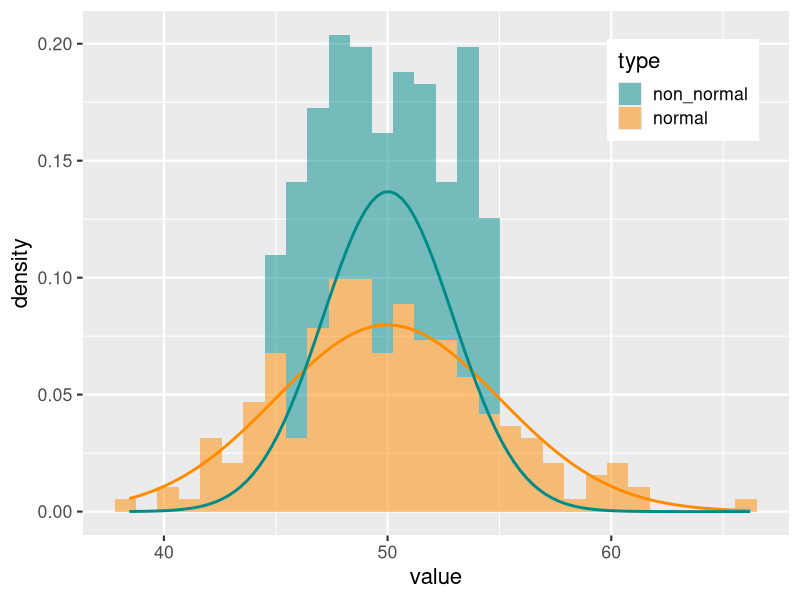
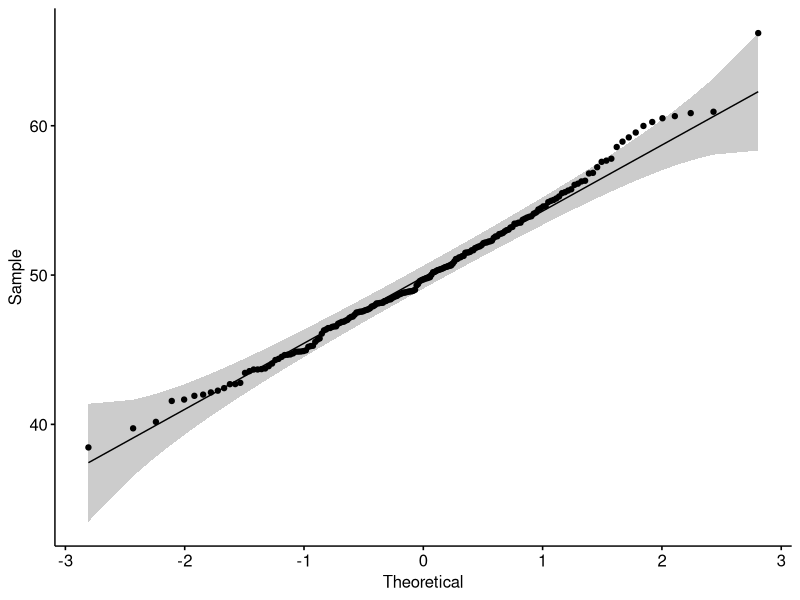
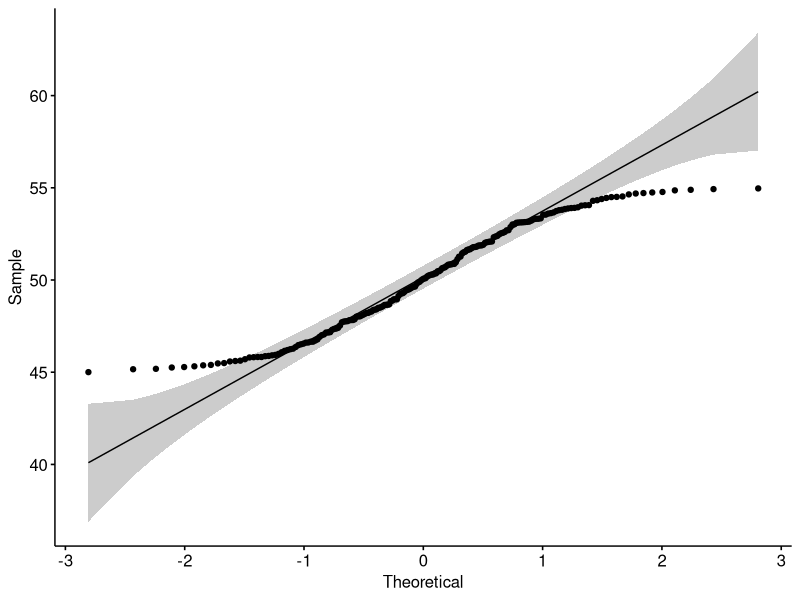
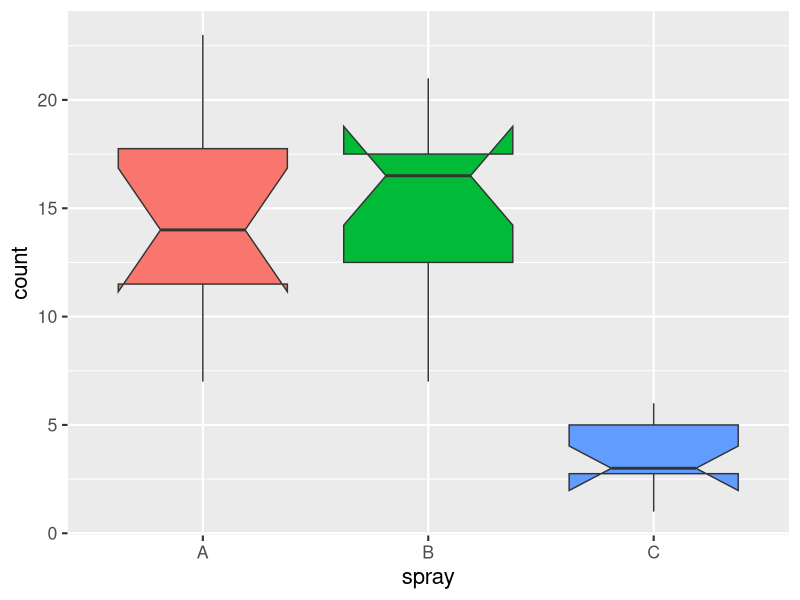
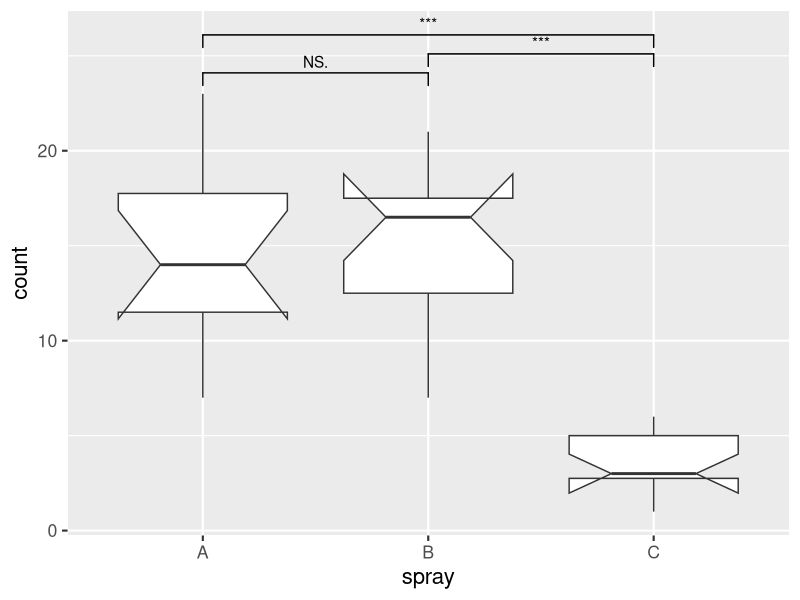
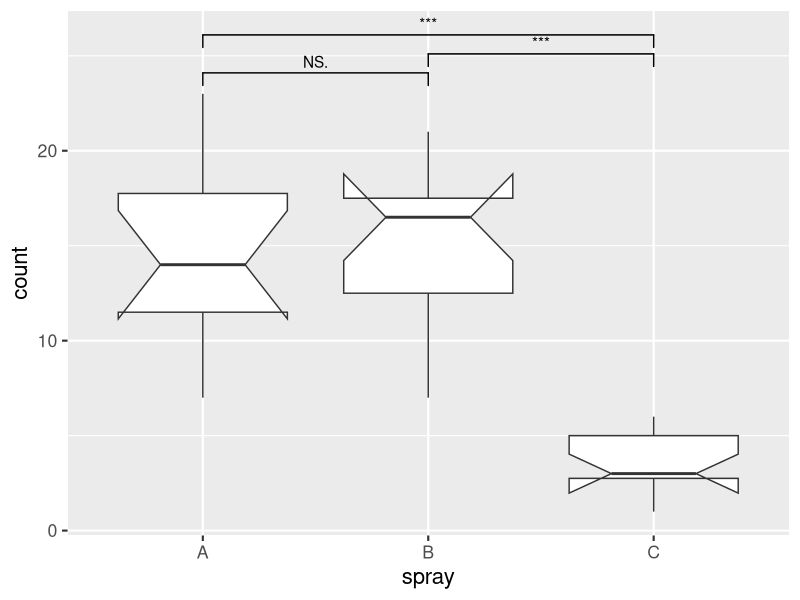
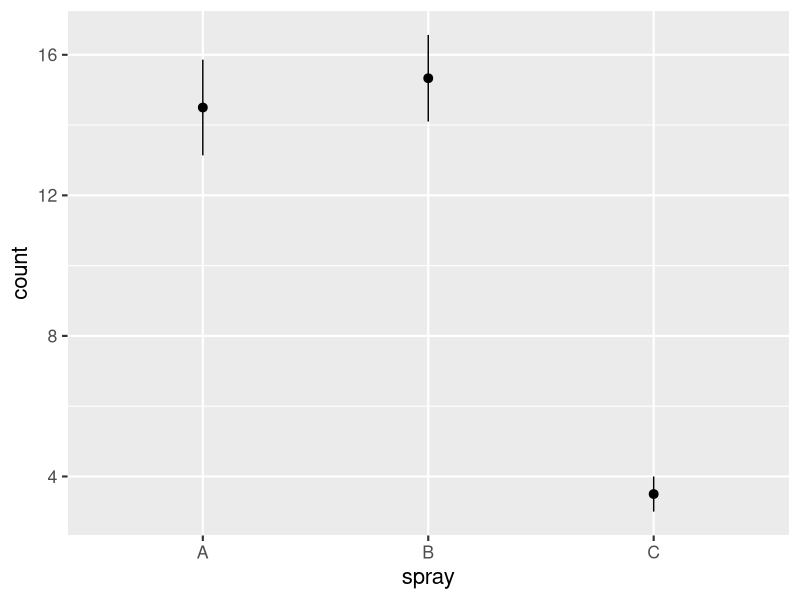
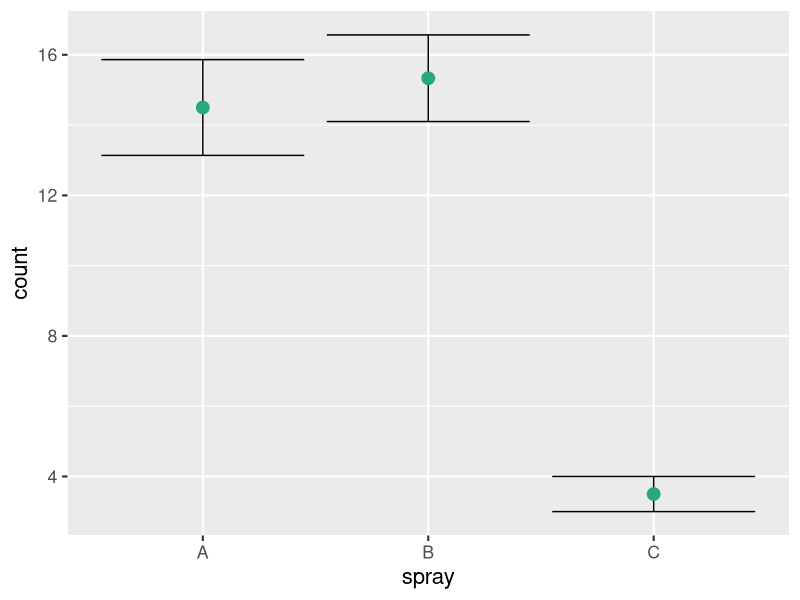

Source code (R) for these figures, in order:
## ---- chunk 1
knitr::opts_chunk$set(
  echo = TRUE, 
  warning = FALSE, 
  message = FALSE, 
  collapse = TRUE,
  fig.height = 6.3,
  fig.allign = 'center',
  fig.retina = 3.5,
  fig.showtext = TRUE,
  error = TRUE
)
library(tidyverse)
theme_set(theme_grey(base_size=16))
options(scipen = 0)
## ---- chunk 2

## ---- chunk 3
set.seed(123)
mydata <- tibble(
  normal = rnorm(
    n = 200,
    mean = 50,
    sd = 5
  ),
  non_normal = runif(
    n = 200,
    min = 45,
    max = 55
  )
)

## ---- chunk 4
mydata %>%
  pivot_longer(cols = 1:2, names_to = "type", values_to = "value") %>%
  ggplot()+
  geom_histogram(alpha = 0.5, aes( x = value, fill = type,y = ..density..)) + # plot probability instead of count on y axis
  stat_function(fun = dnorm,
                args = list(mean = 50,
                            sd = 5),
                color = "darkorange", size = 1)+
  stat_function(fun = dnorm,
                args = list(mean = mean(mydata$non_normal),
                            sd = sd(mydata$non_normal)),
                color = "cyan4", size = 1)+
    scale_fill_manual(values = c("cyan4", "darkorange"))+
  theme(legend.position = c(0.85,0.85))
## ---- chunk 5
shapiro.test(mydata$normal)
## ---- chunk 6
shapiro.test(mydata$non_normal)
## ---- chunk 7
# ggplot(mydata, aes(sample = normal)) +
#   stat_qq() + stat_qq_line()
ggpubr::ggqqplot(mydata$normal)
## ---- chunk 8
# ggplot(mydata, aes(sample = non_normal)) +
#   stat_qq() + stat_qq_line()
ggpubr::ggqqplot(mydata$non_normal)
## ---- chunk 9
InsectSprays <- InsectSprays %>%
  filter(spray %in% c("A", "B", "E")) %>%
  mutate(spray = recode(spray, "E" = "C"))
## ---- chunk 10
TreatA <- filter(InsectSprays,
                 spray == "A")$count
TreatB <- filter(InsectSprays,
                 spray == "B")$count
TreatC <- filter(InsectSprays,
                 spray == "C")$count
## ---- chunk 11
ggplot(InsectSprays, aes(x=spray, y=count, fill = spray))+
  geom_boxplot(notch=TRUE)+
  theme(legend.position = "none")
## ---- chunk 12
shapiro.test(TreatA)
shapiro.test(TreatB)
shapiro.test(TreatC)
## ---- chunk 13
var.test(TreatA, TreatB)
## ---- chunk 14
var.test(TreatA, TreatC)
## ---- chunk 15
t.test(TreatA, TreatB, var.equal = TRUE)
## ---- chunk 16
t.test(TreatA, TreatC, var.equal = FALSE)
## ---- chunk 17
wilcox.test(TreatA, TreatB)
## ---- chunk 18
ggplot(InsectSprays, 
       aes(x = spray, y = count)) +
  geom_boxplot(notch = TRUE) +
  ggsignif::geom_signif( #<<
    comparisons = list( #<<
      c("A", "B"),#<<
      c("B", "C"),#<<
      c("A", "C")#<<
    ),#<<
    map_signif_level = TRUE,#<<
    y_position = c(23,24,25)#<<
  ) #<<
## ---- chunk 19
ggplot(InsectSprays, aes(x = spray, y = count)) +
  geom_boxplot(notch = TRUE) +
  ggsignif::geom_signif( #<<
    comparisons = list( #<<
      c("A", "B"),#<<
      c("B", "C"),#<<
      c("A", "C")#<<
    ),#<<
    test = "t.test",#<<
    test.args = list(
      var.equal = TRUE
    ),
    map_signif_level = TRUE,#<<
    y_position = c(23,24,25)#<<
  )
## ---- chunk 20
ggplot(
  InsectSprays,
  aes(x = spray, y = count)
) +
  stat_summary()
## ---- chunk 21
ggplot(InsectSprays, aes(x = spray, y = count)) +
  stat_summary(
    fun.data = mean_se,
    geom = "errorbar"
  ) +
  stat_summary(
    fun.y = mean,
    geom = "point",
    color = "#28a87d",
    size = 4
  )
## ---- chunk 22
ggplot(InsectSprays, aes(x = spray, y = count)) +
  stat_summary(
    fun.data = mean_se,
    geom = "errorbar",
    width = 0.3
  ) +
  stat_summary(
    fun.y = mean,
    geom = "bar", #<<
    size = 4
  )
## ---- chunk 23
ggplot(InsectSprays, aes(x = spray, y = count)) +
  stat_summary(
    fun.data = mean_se,
    geom = "errorbar",
    width = .3
  ) +
  stat_summary(
    fun.y = mean,
    geom = "bar"
  )+
  ggsignif::geom_signif(
    comparisons = list(
      c("A", "B"),
      c("B", "C"),
      c("A", "C")
    ),
    test = "t.test",
    map_signif_level = TRUE,
    y_position = c(17,18,19)
  )
